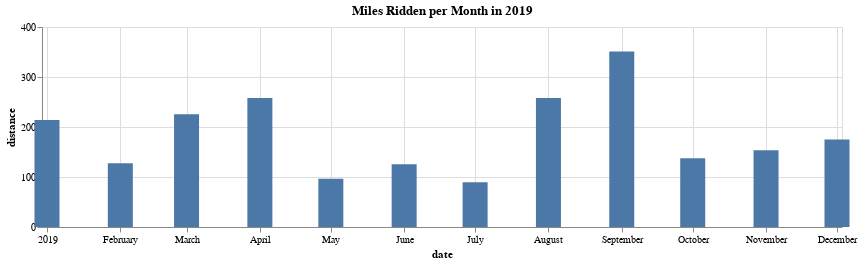

Notebook source saved alongside this figure:
### Code cell
cycling_month = rides.groupby(['mnth_yr'])['distance'].sum().reset_index(name='distance')

alt.Chart(cycling_month).mark_bar(size=25).encode(
    x=alt.X('mnth_yr:T', axis=alt.Axis(title='date')),
    y='distance:Q'
).properties(
    width=800,
    height=200,
    title='Miles Ridden per Month in 2019'
)

### Figure 1 — Vega-Lite specification as saved in the notebook (floating-point values rounded to 4 significant figures)
{"$schema": "https://vega.github.io/schema/vega-lite/v3.4.0.json", "config": {"mark": {"tooltip": null}, "view": {"height": 300, "width": 400}}, "data": {"name": "data-5a12c0dadfb42f868e0aafc6a2f0a7d7"}, "datasets": {"data-5a12c0dadfb42f868e0aafc6a2f0a7d7": [{"distance": 214.1, "mnth_yr": "2019-01"}, {"distance": 127.6, "mnth_yr": "2019-02"}, {"distance": 225.6, "mnth_yr": "2019-03"}, {"distance": 257.9, "mnth_yr": "2019-04"}, {"distance": 96.35, "mnth_yr": "2019-05"}, {"distance": 125.4, "mnth_yr": "2019-06"}, {"distance": 89.66, "mnth_yr": "2019-07"}, {"distance": 258.1, "mnth_yr": "2019-08"}, {"distance": 351.2, "mnth_yr": "2019-09"}, {"distance": 137.5, "mnth_yr": "2019-10"}, {"distance": 153.5, "mnth_yr": "2019-11"}, {"distance": 175.0, "mnth_yr": "2019-12"}]}, "encoding": {"x": {"axis": {"title": "date"}, "field": "mnth_yr", "type": "temporal"}, "y": {"field": "distance", "type": "quantitative"}}, "height": 200, "mark": {"size": 25, "type": "bar"}, "title": "Miles Ridden per Month in 2019", "width": 800}
